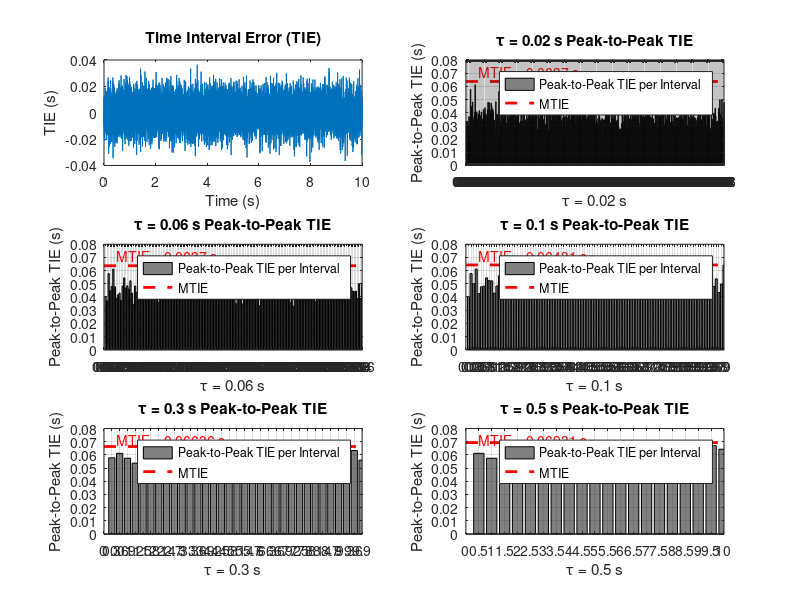
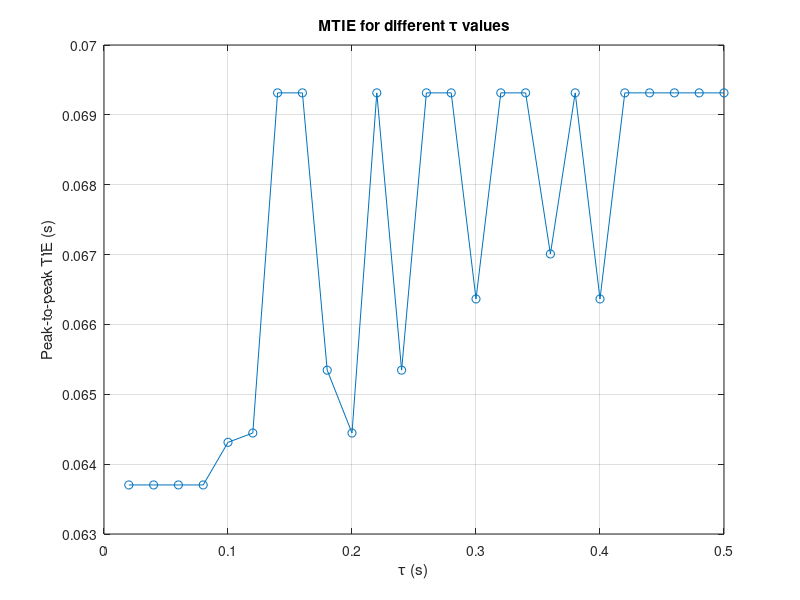

The MATLAB source for these figures, in order:
% 参数设置
fs = 1000; % 采样频率 (Hz)
N = 10000; % 采样点数
t = (0:N-1)/fs; % 时间向量 (s)
sigma = 0.01; % 噪声的标准差

% 生成时钟信号并添加噪声
clock_signal = t + sigma * randn(1, N);

% 计算TIE
ideal_clock = t;
TIE = clock_signal - ideal_clock;

% 指定的tau值列表
specific_taus = [0.02, 0.06, 0.10, 0.30, 0.5]; % 特定的时间间隔
continuous_taus = 0.02:0.02:0.5; % 连续的tau值

% 创建一个新的图形窗口来显示TIE图
figure;
subplot(3,2,1);
plot(t, TIE, '-');
xlabel('Time (s)');
ylabel('TIE (s)');
title('Time Interval Error (TIE)');

% 子图索引
subplot_index = 2;

% 对每个特定tau值绘制peak-to-peak TIE
for i = 1:length(specific_taus)
    tau = specific_taus(i);
    interval_samples = round(tau * fs); % 每个间隔的样本数
    num_intervals = floor(N / interval_samples); % 区间数量
    ppTIE = zeros(num_intervals, 1); % peak-to-peak TIE数组

    for j = 1:num_intervals
        start_idx = (j-1) * interval_samples + 1;
        end_idx = min(j * interval_samples, N);
        ppTIE(j) = max(TIE(start_idx:end_idx)) - min(TIE(start_idx:end_idx));
    end

    % 找到当前tau下的MTIE
    MTIE_value = max(ppTIE);

    % 绘制peak-to-peak TIE
    subplot(3,2,subplot_index);
    bar((1:num_intervals)*tau, ppTIE, 'FaceColor', [0.5, 0.5, 0.5]);
    hold on;
    plot([0, num_intervals*tau], [MTIE_value, MTIE_value], 'r--', 'LineWidth', 2);
    xlabel(['\tau = ', num2str(tau), ' s']);
    ylabel('Peak-to-Peak TIE (s)');
    title(['\tau = ', num2str(tau), ' s Peak-to-Peak TIE']);
    text(0.05, 0.95, ['MTIE = ', num2str(MTIE_value, 4), ' s'], ...
         'Units', 'normalized', 'HorizontalAlignment', 'left', 'VerticalAlignment', 'top', 'FontSize', 10, 'Color', 'red');
    legend('Peak-to-Peak TIE per Interval', 'MTIE');
    grid on;
    xticks(0:tau:num_intervals*tau);
    xticklabels(0:tau:num_intervals*tau);
    xlim([0, num_intervals*tau]);
    hold off;
    subplot_index = subplot_index + 1;
end

% 在另一个图形窗口中绘制连续tau值与MTIE的关系图
figure;
ppTIE_max_continuous = zeros(size(continuous_taus));

for k = 1:length(continuous_taus)
    tau = continuous_taus(k);
    interval_samples = round(tau * fs); % 每个间隔的样本数
    num_intervals = floor(N / interval_samples); % 区间数量
    ppTIE = zeros(num_intervals, 1); % peak-to-peak TIE数组

    for j = 1:num_intervals
        start_idx = (j-1) * interval_samples + 1;
        end_idx = min(j * interval_samples, N);
        ppTIE(j) = max(TIE(start_idx:end_idx)) - min(TIE(start_idx:end_idx));
    end

    % 找到当前tau下的MTIE
    ppTIE_max_continuous(k) = max(ppTIE);
end

% 绘制MTIE随tau变化的曲线
plot(continuous_taus, ppTIE_max_continuous, '-o');
hold on;
xlabel('\tau (s)');
ylabel('Peak-to-peak TIE (s)');
title('MTIE for different \tau values');
grid on;


hold off;
